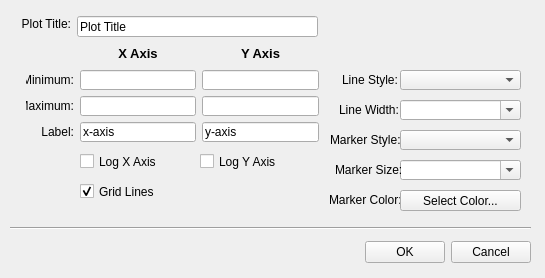
<ui version="4.0" >
 <class>dlgPlotOptions</class>
 <widget class="QDialog" name="dlgPlotOptions" >
  <property name="windowModality" >
   <enum>Qt::WindowModal</enum>
  </property>
  <property name="geometry" >
   <rect>
    <x>0</x>
    <y>0</y>
    <width>545</width>
    <height>278</height>
   </rect>
  </property>
  <property name="sizePolicy" >
   <sizepolicy vsizetype="Fixed" hsizetype="Fixed" >
    <horstretch>0</horstretch>
    <verstretch>0</verstretch>
   </sizepolicy>
  </property>
  <property name="focusPolicy" >
   <enum>Qt::TabFocus</enum>
  </property>
  <property name="windowTitle" >
   <string>Plot Options</string>
  </property>
  <widget class="QDialogButtonBox" name="buttonBox" >
   <property name="geometry" >
    <rect>
     <x>9</x>
     <y>599</y>
     <width>731</width>
     <height>25</height>
    </rect>
   </property>
   <property name="orientation" >
    <enum>Qt::Horizontal</enum>
   </property>
   <property name="standardButtons" >
    <set>QDialogButtonBox::Cancel|QDialogButtonBox::Ok</set>
   </property>
  </widget>
  <widget class="QComboBox" name="mcmbBLineW" >
   <property name="geometry" >
    <rect>
     <x>400</x>
     <y>100</y>
     <width>121</width>
     <height>20</height>
    </rect>
   </property>
   <property name="editable" >
    <bool>true</bool>
   </property>
  </widget>
  <widget class="QComboBox" name="mcmbBLineStyle" >
   <property name="geometry" >
    <rect>
     <x>400</x>
     <y>70</y>
     <width>121</width>
     <height>20</height>
    </rect>
   </property>
  </widget>
  <widget class="QComboBox" name="mcmbBMarkerSize" >
   <property name="geometry" >
    <rect>
     <x>400</x>
     <y>160</y>
     <width>121</width>
     <height>20</height>
    </rect>
   </property>
   <property name="editable" >
    <bool>true</bool>
   </property>
  </widget>
  <widget class="QLabel" name="label_7" >
   <property name="geometry" >
    <rect>
     <x>329</x>
     <y>190</y>
     <width>82</width>
     <height>20</height>
    </rect>
   </property>
   <property name="text" >
    <string>Marker Color:</string>
   </property>
  </widget>
  <widget class="ColorButton" name="mtoolBtnColor" >
   <property name="enabled" >
    <bool>true</bool>
   </property>
   <property name="geometry" >
    <rect>
     <x>400</x>
     <y>190</y>
     <width>121</width>
     <height>21</height>
    </rect>
   </property>
   <property name="layoutDirection" >
    <enum>Qt::LeftToRight</enum>
   </property>
   <property name="text" >
    <string>Select Color...</string>
   </property>
   <property name="toolButtonStyle" >
    <enum>Qt::ToolButtonTextBesideIcon</enum>
   </property>
  </widget>
  <widget class="QLabel" name="label_2" >
   <property name="geometry" >
    <rect>
     <x>339</x>
     <y>100</y>
     <width>71</width>
     <height>20</height>
    </rect>
   </property>
   <property name="text" >
    <string>Line Width:</string>
   </property>
  </widget>
  <widget class="QLabel" name="label_6" >
   <property name="geometry" >
    <rect>
     <x>335</x>
     <y>160</y>
     <width>82</width>
     <height>20</height>
    </rect>
   </property>
   <property name="text" >
    <string>Marker Size:</string>
   </property>
  </widget>
  <widget class="QLabel" name="label" >
   <property name="geometry" >
    <rect>
     <x>342</x>
     <y>70</y>
     <width>82</width>
     <height>20</height>
    </rect>
   </property>
   <property name="text" >
    <string>Line Style:</string>
   </property>
  </widget>
  <widget class="QLabel" name="label_5" >
   <property name="geometry" >
    <rect>
     <x>330</x>
     <y>130</y>
     <width>82</width>
     <height>20</height>
    </rect>
   </property>
   <property name="text" >
    <string>Marker Style:</string>
   </property>
  </widget>
  <widget class="QComboBox" name="mcmbBMarkerStyle" >
   <property name="geometry" >
    <rect>
     <x>400</x>
     <y>130</y>
     <width>121</width>
     <height>20</height>
    </rect>
   </property>
  </widget>
  <widget class="QLineEdit" name="mlineEditYmin" >
   <property name="geometry" >
    <rect>
     <x>202</x>
     <y>70</y>
     <width>117</width>
     <height>20</height>
    </rect>
   </property>
  </widget>
  <widget class="QLabel" name="min_label" >
   <property name="geometry" >
    <rect>
     <x>26</x>
     <y>70</y>
     <width>48</width>
     <height>20</height>
    </rect>
   </property>
   <property name="text" >
    <string>Minimum:</string>
   </property>
   <property name="alignment" >
    <set>Qt::AlignRight|Qt::AlignTrailing|Qt::AlignVCenter</set>
   </property>
  </widget>
  <widget class="QCheckBox" name="mchkBoxLogX" >
   <property name="geometry" >
    <rect>
     <x>80</x>
     <y>150</y>
     <width>83</width>
     <height>23</height>
    </rect>
   </property>
   <property name="text" >
    <string>Log X Axis</string>
   </property>
  </widget>
  <widget class="QLineEdit" name="mlineEditTitle" >
   <property name="geometry" >
    <rect>
     <x>77</x>
     <y>16</y>
     <width>241</width>
     <height>21</height>
    </rect>
   </property>
   <property name="text" >
    <string>Plot Title</string>
   </property>
  </widget>
  <widget class="QCheckBox" name="mchkBoxGrid" >
   <property name="geometry" >
    <rect>
     <x>80</x>
     <y>180</y>
     <width>83</width>
     <height>23</height>
    </rect>
   </property>
   <property name="text" >
    <string>Grid Lines</string>
   </property>
   <property name="checked" >
    <bool>true</bool>
   </property>
  </widget>
  <widget class="QLineEdit" name="mlineEditYmax" >
   <property name="geometry" >
    <rect>
     <x>202</x>
     <y>96</y>
     <width>117</width>
     <height>20</height>
    </rect>
   </property>
  </widget>
  <widget class="QLineEdit" name="mlineEditYlabel" >
   <property name="geometry" >
    <rect>
     <x>202</x>
     <y>122</y>
     <width>117</width>
     <height>20</height>
    </rect>
   </property>
   <property name="text" >
    <string>y-axis</string>
   </property>
  </widget>
  <widget class="QLabel" name="label_4" >
   <property name="geometry" >
    <rect>
     <x>202</x>
     <y>33</y>
     <width>117</width>
     <height>41</height>
    </rect>
   </property>
   <property name="font" >
    <font>
     <pointsize>10</pointsize>
     <weight>75</weight>
     <bold>true</bold>
    </font>
   </property>
   <property name="text" >
    <string>Y Axis</string>
   </property>
   <property name="alignment" >
    <set>Qt::AlignCenter</set>
   </property>
  </widget>
  <widget class="QLineEdit" name="mlineEditXmin" >
   <property name="geometry" >
    <rect>
     <x>80</x>
     <y>70</y>
     <width>116</width>
     <height>20</height>
    </rect>
   </property>
   <property name="text" >
    <string/>
   </property>
  </widget>
  <widget class="QLabel" name="plot_title_label" >
   <property name="geometry" >
    <rect>
     <x>10</x>
     <y>10</y>
     <width>61</width>
     <height>27</height>
    </rect>
   </property>
   <property name="text" >
    <string>Plot Title:</string>
   </property>
   <property name="alignment" >
    <set>Qt::AlignRight|Qt::AlignTrailing|Qt::AlignVCenter</set>
   </property>
  </widget>
  <widget class="QCheckBox" name="mchkBoxLogY" >
   <property name="geometry" >
    <rect>
     <x>200</x>
     <y>150</y>
     <width>83</width>
     <height>23</height>
    </rect>
   </property>
   <property name="text" >
    <string>Log Y Axis</string>
   </property>
  </widget>
  <widget class="QLineEdit" name="mlineEditXmax" >
   <property name="geometry" >
    <rect>
     <x>80</x>
     <y>96</y>
     <width>116</width>
     <height>20</height>
    </rect>
   </property>
  </widget>
  <widget class="QLineEdit" name="mlineEditXlabel" >
   <property name="geometry" >
    <rect>
     <x>80</x>
     <y>122</y>
     <width>116</width>
     <height>20</height>
    </rect>
   </property>
   <property name="text" >
    <string>x-axis</string>
   </property>
  </widget>
  <widget class="QLabel" name="axis_text_label" >
   <property name="geometry" >
    <rect>
     <x>26</x>
     <y>122</y>
     <width>48</width>
     <height>20</height>
    </rect>
   </property>
   <property name="text" >
    <string>Label:</string>
   </property>
   <property name="alignment" >
    <set>Qt::AlignRight|Qt::AlignTrailing|Qt::AlignVCenter</set>
   </property>
  </widget>
  <widget class="QLabel" name="label_3" >
   <property name="geometry" >
    <rect>
     <x>80</x>
     <y>33</y>
     <width>116</width>
     <height>41</height>
    </rect>
   </property>
   <property name="font" >
    <font>
     <pointsize>10</pointsize>
     <weight>75</weight>
     <bold>true</bold>
    </font>
   </property>
   <property name="text" >
    <string>X Axis</string>
   </property>
   <property name="alignment" >
    <set>Qt::AlignCenter</set>
   </property>
  </widget>
  <widget class="QLabel" name="max_label" >
   <property name="geometry" >
    <rect>
     <x>26</x>
     <y>96</y>
     <width>48</width>
     <height>20</height>
    </rect>
   </property>
   <property name="text" >
    <string>Maximum:</string>
   </property>
   <property name="alignment" >
    <set>Qt::AlignRight|Qt::AlignTrailing|Qt::AlignVCenter</set>
   </property>
  </widget>
  <widget class="QDialogButtonBox" name="mBtnBox" >
   <property name="geometry" >
    <rect>
     <x>100</x>
     <y>240</y>
     <width>431</width>
     <height>25</height>
    </rect>
   </property>
   <property name="orientation" >
    <enum>Qt::Horizontal</enum>
   </property>
   <property name="standardButtons" >
    <set>QDialogButtonBox::Cancel|QDialogButtonBox::Ok</set>
   </property>
  </widget>
  <widget class="Line" name="line" >
   <property name="geometry" >
    <rect>
     <x>10</x>
     <y>220</y>
     <width>521</width>
     <height>16</height>
    </rect>
   </property>
   <property name="orientation" >
    <enum>Qt::Horizontal</enum>
   </property>
  </widget>
 </widget>
 <customwidgets>
  <customwidget>
   <class>ColorButton</class>
   <extends>QToolButton</extends>
   <header>colorbutton</header>
  </customwidget>
 </customwidgets>
 <resources/>
 <connections>
  <connection>
   <sender>mBtnBox</sender>
   <signal>accepted()</signal>
   <receiver>dlgPlotOptions</receiver>
   <slot>accept()</slot>
   <hints>
    <hint type="sourcelabel" >
     <x>295</x>
     <y>282</y>
    </hint>
    <hint type="destinationlabel" >
     <x>157</x>
     <y>274</y>
    </hint>
   </hints>
  </connection>
  <connection>
   <sender>mBtnBox</sender>
   <signal>rejected()</signal>
   <receiver>dlgPlotOptions</receiver>
   <slot>reject()</slot>
   <hints>
    <hint type="sourcelabel" >
     <x>295</x>
     <y>282</y>
    </hint>
    <hint type="destinationlabel" >
     <x>286</x>
     <y>274</y>
    </hint>
   </hints>
  </connection>
 </connections>
</ui>
